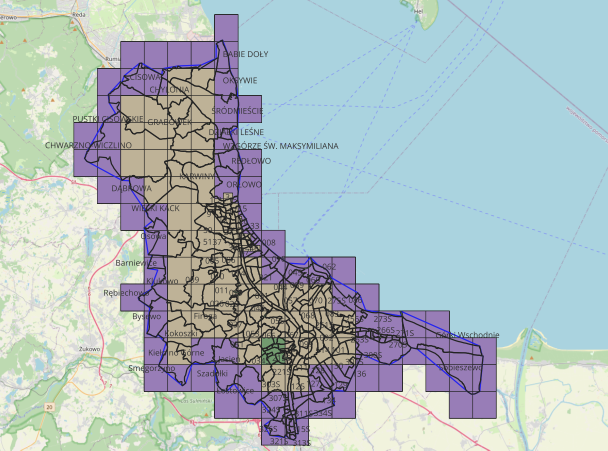
#> input picture image.png, 1216 x 901 px (shown at 1/2 size); its folder holds only this picture in this run
$ python -i img_prep_cont.py   (imports and definitions only)
#> lines starting #> are read from the running program, lines starting #| are printed output that depends on the picture
"""
resumed processing
splits orthophotos into small chunks
equal spatial size
equal px size (scaling)

I 26

from genAI adapted by MD
"""

import os
import re
import time
import logging
from multiprocessing import Pool, cpu_count
from PIL import Image


Image.MAX_IMAGE_PIXELS = None
os.environ['OMP_NUM_THREADS'] = '1'
os.environ['OPENBLAS_NUM_THREADS'] = '1'
os.environ['MKL_NUM_THREADS'] = '1'
os.environ['VECLIB_MAXIMUM_THREADS'] = '1'
os.environ['NUMEXPR_NUM_THREADS'] = '1'


INPUT_FOLDER = './imagery125'
# OUTPUT_FOLDER = './imagery125_640px'
# LOG_FILE_PATH = './slurm-21237230.out'
OUTPUT_FOLDER = './imagery125_640px_2'
LOG_FILE_PATH = './slurm-21237263.out'
# LOG_FILE_PATH = 'preprocessing/slurm-21237263.out'
# LOG_FILE_PATH = 'preprocessing/slurm-21237230.out'
PREFIXES_SMALL = ('2019', '2020', '2021', '2023')
SIZE_SMALL = 640
SIZE_LARGE = 3200
TARGET_OUTPUT_SIZE = 640
MAX_WORKERS = max(1, cpu_count() - 4)
QA = 92


# [9 lines not run here, left out]


def get_split_size(filename):
    if filename.startswith(PREFIXES_SMALL):
        return SIZE_SMALL
    return SIZE_LARGE


# [16 lines left out: function get_completed_files, not called in this run]


def process_single_image(file_path):
    """
    Worker function to process a single image.
    """
#> called with file_path = '../image.png'
    filename = os.path.basename(file_path)
    name_no_ext = os.path.splitext(filename)[0]

    try:
        crop_size = get_split_size(filename)
        Image.MAX_IMAGE_PIXELS = None

        start_job = time.time()

        with Image.open(file_path) as img:
#> img is the input picture: PIL image 1216x901 RGB; mean R, G, B 173.7, 188.4, 192.7
            img.load() # Force load to memory to avoid disk seeking lag during crop

            width, height = img.size
#> width = 1216; height = 901
            tile_count = 0

            logging.info(f"STARTING: {filename}")

            for y in range(0, height, crop_size):
                for x in range(0, width, crop_size):

                    box = (x, y, min(x + crop_size, width), min(y + crop_size, height))
                    tile = img.crop(box)

                    if crop_size == SIZE_LARGE:
                        tile = tile.resize((TARGET_OUTPUT_SIZE, TARGET_OUTPUT_SIZE), Image.Resampling.LANCZOS)

                    if tile.mode in ('RGBA', 'P', 'LA'):
                        tile = tile.convert('RGB')

                    out_name = f"{name_no_ext}_{tile_count}.jpg"
                    out_path = os.path.join(OUTPUT_FOLDER, out_name)

                    tile.save(out_path, format="JPEG", quality=QA)
                    tile_count += 1
#> this loop made 1 pass
#> pass 1, in process_single_image, `tile.save(out_path, format="JPEG", quality=QA)`:
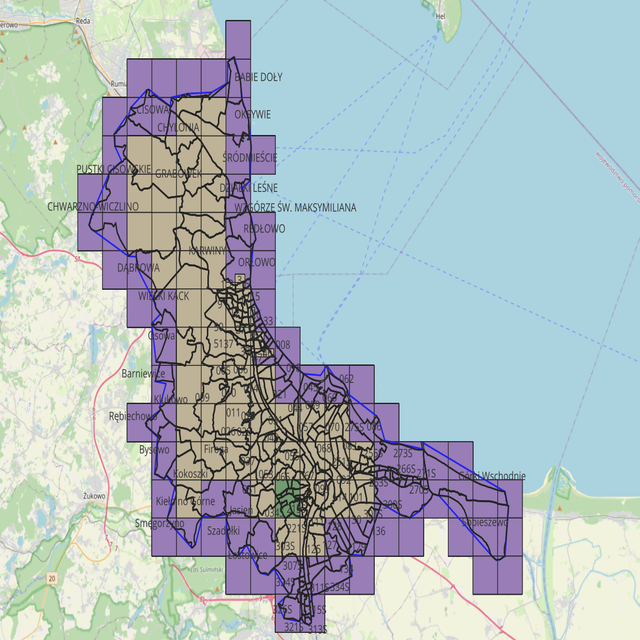
#> saved as image_0.jpg: PIL image 640x640 RGB; mean R, G, B 173.7, 188.4, 192.7
#> after the loop, tile_count = 1

            elapsed = time.time() - start_job
            return f"[DONE] {filename} | Size: {width}x{height} | Mode: {crop_size}px->{TARGET_OUTPUT_SIZE}px | Tiles: {tile_count} | Time: {elapsed:.2f}s"

    except Exception as e:
        return f"[ERROR] {filename} | {str(e)}"


# [54 lines left out: function main, not called in this run]

# [2 lines not run here, left out]

>>> result = process_single_image('../image.png')
